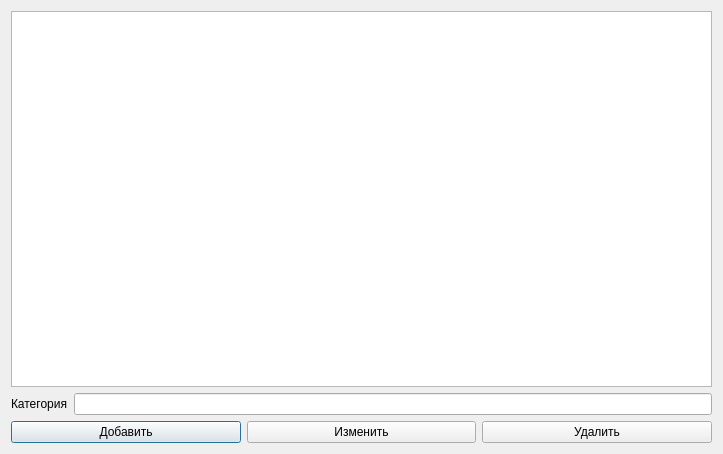
<?xml version="1.0" encoding="UTF-8"?>
<ui version="4.0">
 <class>GoodTypeDialog</class>
 <widget class="QDialog" name="GoodTypeDialog">
  <property name="geometry">
   <rect>
    <x>0</x>
    <y>0</y>
    <width>723</width>
    <height>454</height>
   </rect>
  </property>
  <property name="windowTitle">
   <string>Категории товаров</string>
  </property>
  <property name="windowIcon">
   <iconset>
    <normaloff>categories.ico</normaloff>categories.ico</iconset>
  </property>
  <layout class="QGridLayout" name="gridLayout">
   <item row="0" column="0">
    <layout class="QVBoxLayout" name="verticalLayout">
     <item>
      <widget class="QTableWidget" name="tableWidget"/>
     </item>
     <item>
      <layout class="QFormLayout" name="formLayout">
       <item row="0" column="0">
        <widget class="QLabel" name="label">
         <property name="text">
          <string>Категория</string>
         </property>
        </widget>
       </item>
       <item row="0" column="1">
        <widget class="QLineEdit" name="lineEditName">
         <property name="sizePolicy">
          <sizepolicy hsizetype="Expanding" vsizetype="Preferred">
           <horstretch>0</horstretch>
           <verstretch>0</verstretch>
          </sizepolicy>
         </property>
        </widget>
       </item>
      </layout>
     </item>
     <item>
      <layout class="QHBoxLayout" name="horizontalLayout">
       <item>
        <widget class="QPushButton" name="btnSave">
         <property name="sizePolicy">
          <sizepolicy hsizetype="Minimum" vsizetype="Preferred">
           <horstretch>0</horstretch>
           <verstretch>0</verstretch>
          </sizepolicy>
         </property>
         <property name="text">
          <string>Добавить</string>
         </property>
        </widget>
       </item>
       <item>
        <widget class="QPushButton" name="btnUpdate">
         <property name="sizePolicy">
          <sizepolicy hsizetype="Minimum" vsizetype="Preferred">
           <horstretch>0</horstretch>
           <verstretch>0</verstretch>
          </sizepolicy>
         </property>
         <property name="text">
          <string>Изменить</string>
         </property>
        </widget>
       </item>
       <item>
        <widget class="QPushButton" name="btnDelete">
         <property name="sizePolicy">
          <sizepolicy hsizetype="Minimum" vsizetype="Preferred">
           <horstretch>0</horstretch>
           <verstretch>0</verstretch>
          </sizepolicy>
         </property>
         <property name="text">
          <string>Удалить</string>
         </property>
        </widget>
       </item>
      </layout>
     </item>
    </layout>
   </item>
  </layout>
 </widget>
 <resources/>
 <connections/>
</ui>
